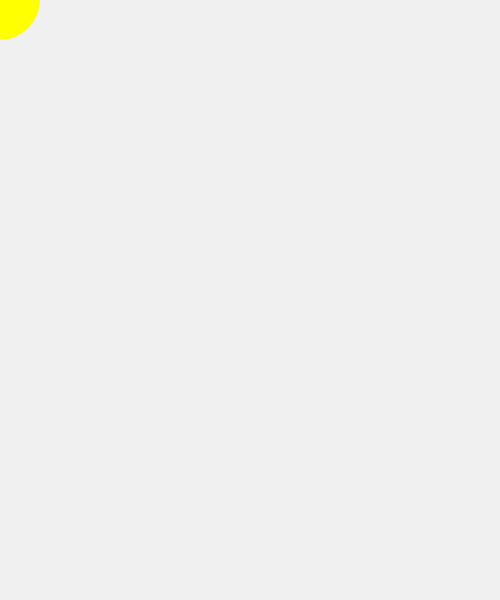
Frame 1 (no input)
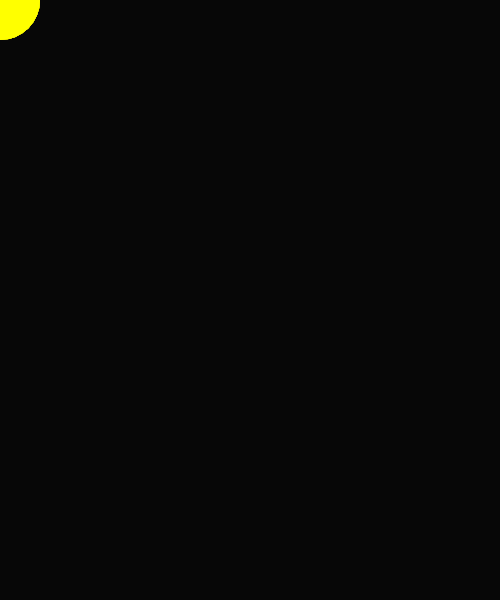
Frame 60 (no input)
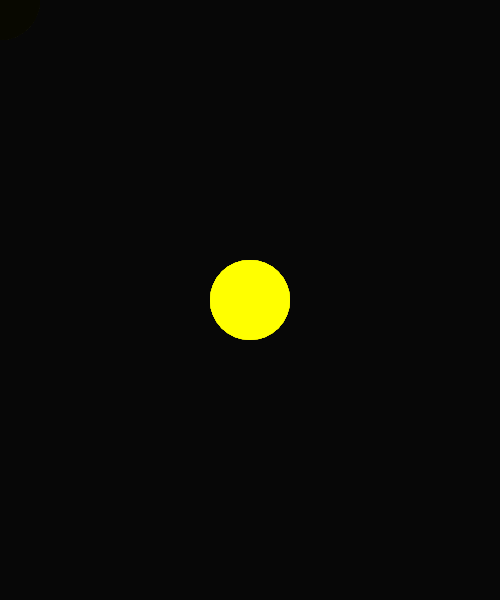
Frame 120 (the mouse pressed at the canvas centre since frame 60)

The p5.js sketch that drew these frames (run headless with seeded random() and noise() and a simulated clock; from frame 60 on, the mouse is pressed at the canvas centre):

// p5.js sketch
// ── sketch.js
function setup() {
  createCanvas(500,600);
}

function draw() {
  background(0,15);
  
  noStroke();
  fill(255,255,0);
  ellipse(mouseX,mouseY,80,80);
  
}
